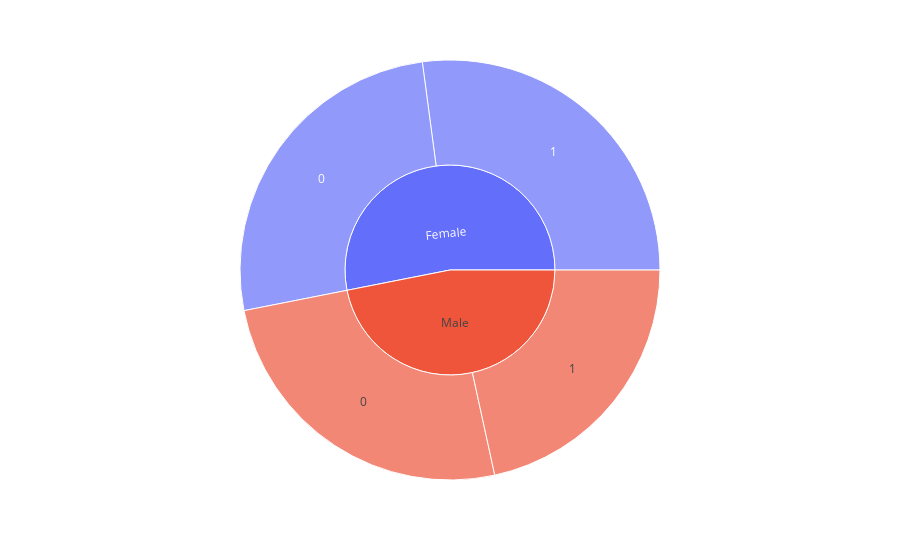

Notebook code cell kept with this figure:
### Code cell
fig = px.sunburst(df,path=['Gender', 'Purchased'],
                    values='AnnualSalary')
fig.show()

### Figure 1 — Plotly figure (JSON) as saved in the notebook; plotly's stock layout.template omitted (floating-point values rounded to 4 significant figures)
{"data": [{"branchvalues": "total", "domain": {"x": [0, 1], "y": [0, 1]}, "hovertemplate": "labels=%{label}<br>AnnualSalary=%{value}<br>parent=%{parent}<br>id=%{id}<extra></extra>", "ids": ["Female/0", "Male/0", "Female/1", "Male/1", "Female", "Male"], "labels": ["0", "0", "1", "1", "Female", "Male"], "name": "", "parents": ["Female", "Male", "Female", "Male", "", ""], "type": "sunburst", "values": [18895000, 18404500, 19703000, 15686500, 38598000, 34091000]}], "layout": {"legend": {"tracegroupgap": 0}, "margin": {"t": 60}}}
